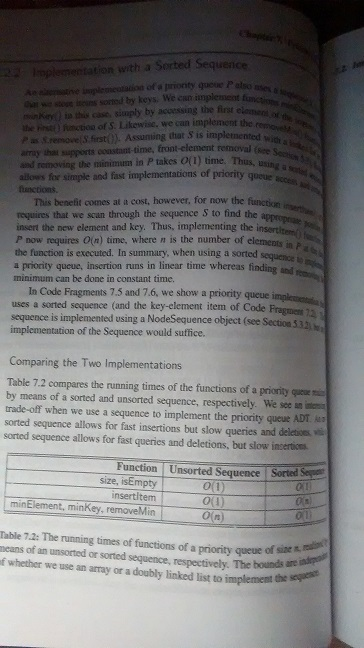
#> input picture SampleImage1.jpg, 364 x 648 px, given in place of the camera
$ python 'Blurring and Smoothing to reduce noise.py'
#> lines starting #> are read from the running program, lines starting #| are printed output that depends on the picture; after the words box and inside, x2 and y2 are one past the last pixel; in counts of white or black regions, pixels touching at a corner belong together
import cv2
import numpy as np

cap = cv2.VideoCapture(0)

while True:
    _, frame = cap.read()
#> frame is the input picture: shape (648, 364, 3); mean B, G, R 118, 117.6, 118.4
    hsv = cv2.cvtColor(frame,cv2.COLOR_BGR2HSV)
#> hsv: shape (648, 364, 3); mean H, S, V 76.6, 17.4, 120.3

    lower_range = np.array([0,0,0])
    upper_range = np.array([150,150,150])

    mask = cv2.inRange(hsv, lower_range, upper_range)
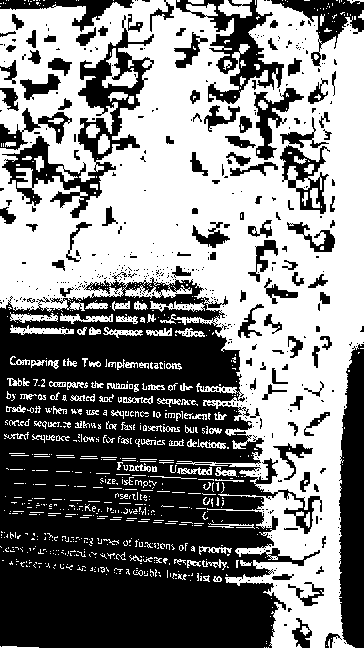
#> mask: shape (648, 364); 51.7% white; 570 black regions (465 under 20 px), largest, box (x1, y1, x2, y2) and area: (0, 277, 322, 648) 78514, (339, 344, 364, 648) 6374, (2, 15, 154, 218) 6275

    result = cv2.bitwise_and(frame, frame, mask = mask)
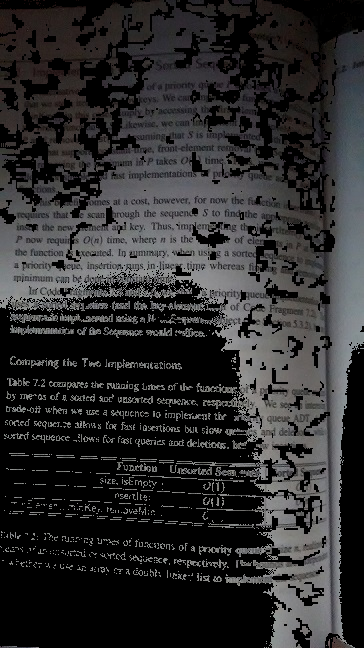
#> result: shape (648, 364, 3); mean B, G, R 44.4, 43.7, 44.2

    #Averaging Filter
    kernel = np.ones((15,15), np.float32)/225
    smoothed = cv2.filter2D(result,-1,kernel)
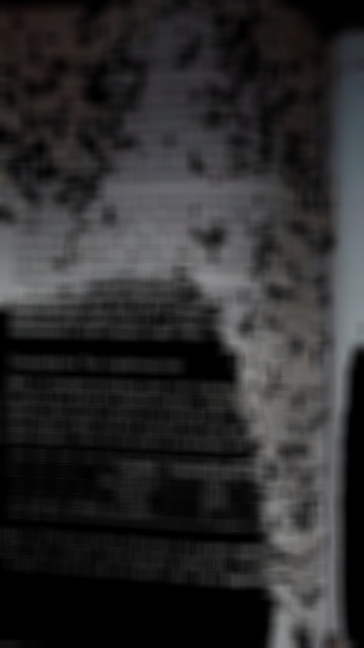
#> smoothed: shape (648, 364, 3); mean B, G, R 44.4, 43.7, 44.2

    #Gaussian Blur
    gblur = cv2.GaussianBlur(result,(15,15),0)
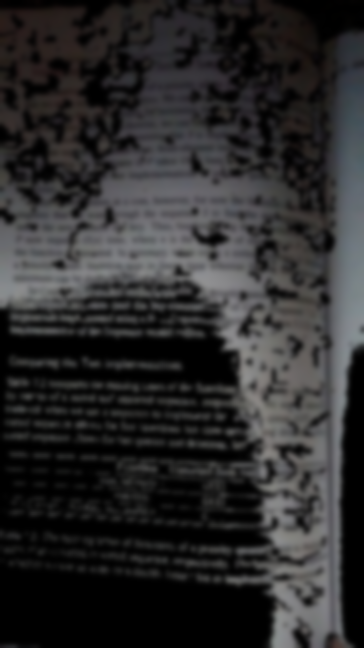
#> gblur: shape (648, 364, 3); mean B, G, R 44.4, 43.7, 44.2

    #Median Blur
    medianblur = cv2.medianBlur(result,15)
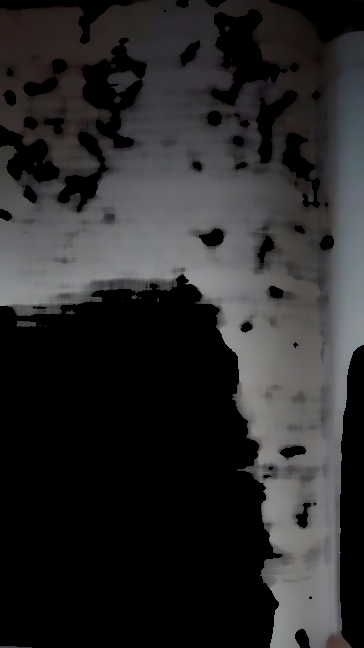
#> medianblur: shape (648, 364, 3); mean B, G, R 42.1, 41.5, 42.1

    #Bilateral Blur
    bilateral = cv2.bilateralFilter(result,15,75,75)

    cv2.imshow('frame',frame)
    cv2.imshow('result',result)
    cv2.imshow('smoothed',smoothed)
    cv2.imshow('gblur',gblur)
    cv2.imshow('medianblur',medianblur)
    cv2.imshow('bilateral',bilateral)

    k = cv2.waitKey(5) & 0xFF
#> (key Esc is pressed here)
    if k == 27:
        break

cv2.destroyAllWindows()
cap.release()

$ run again, on SampleImage2.jpg
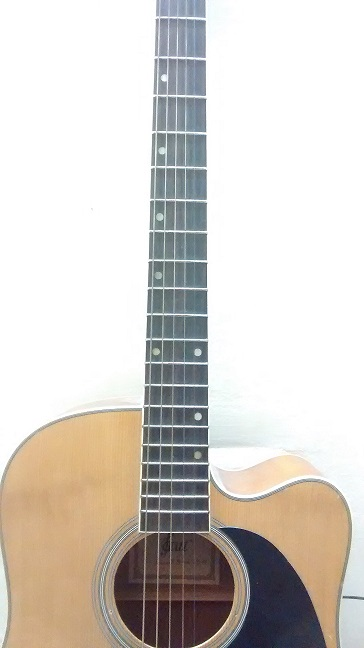
#> input picture SampleImage2.jpg, 364 x 648 px, given in place of the camera
#> frame is the input picture: shape (648, 364, 3); mean B, G, R 201.1, 206.8, 211.9
#> hsv: shape (648, 364, 3); mean H, S, V 30, 26.7, 215
#> `mask = cv2.inRange(hsv, lower_range, upper_range)`:
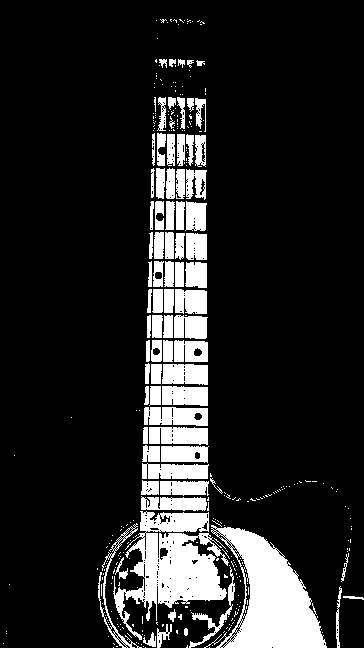
#> mask: shape (648, 364); 15% white; 335 white regions (257 under 20 px), largest, box (x1, y1, x2, y2) and area: (204, 525, 327, 648) 7382, (113, 511, 229, 640) 6678, (144, 407, 208, 426) 1041
#> `medianblur = cv2.medianBlur(result,15)`:
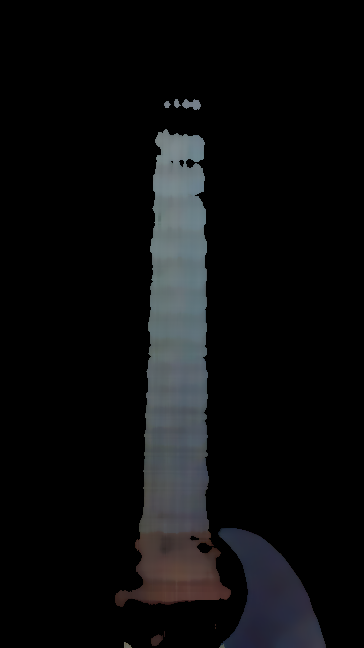
#> medianblur: shape (648, 364, 3); mean B, G, R 13.6, 12.7, 12.1
